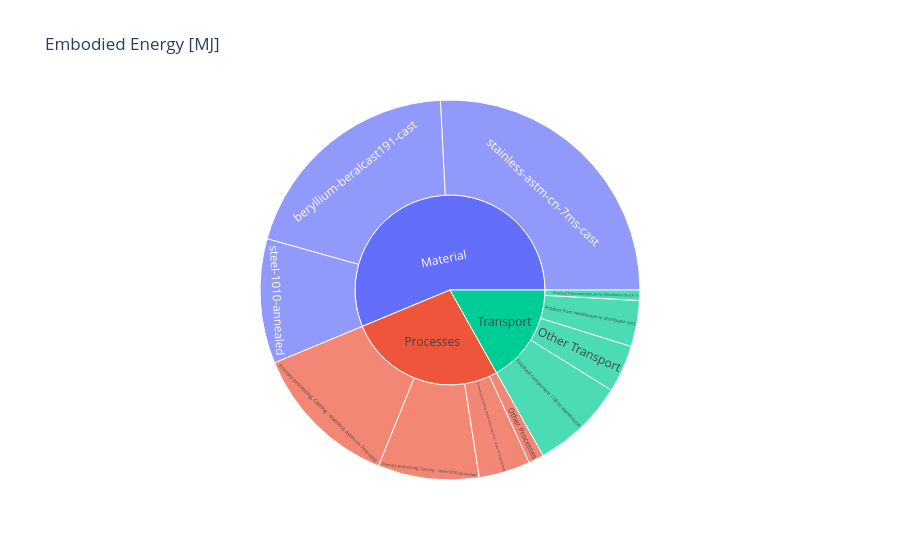

Notebook code for this chart:
### Markdown cell above
A sunburst chart presents hierarchical data radially.

### Code cell
import plotly.graph_objects as go

fig = go.Figure(
    go.Sunburst(
        labels=df_aggregated["Name"],
        parents=df_aggregated["Parent"],
        values=df_aggregated[EE_HEADER],
        branchvalues="total",
    ),
    layout_title_text=f"Embodied Energy [{ENERGY_UNIT}]",
)
fig.show()

### Figure 1 — Plotly figure (JSON) as saved in the notebook; plotly's stock layout.template omitted (floating-point values rounded to 4 significant figures)
{"data": [{"branchvalues": "total", "labels": ["Material", "Processes", "Transport", "stainless-astm-cn-7ms-cast", "beryllium-beralcast191-cast", "steel-1010-annealed", "Primary processing, Casting - stainless-astm-cn-7ms-cast", "Primary processing, Casting - steel-1010-annealed", "Primary processing, Metal extrusion, hot - steel-1010-annealed", "Other Processes", "Finished component 11B to warehouse", "Product from warehouse to distributor (air)", "Product from warehouse to distributor (truck 1)", "Other Transport"], "parents": ["", "", "", "Material", "Material", "Material", "Processes", "Processes", "Processes", "Processes", "Transport", "Transport", "Transport", "Transport"], "type": "sunburst", "values": [333.7, 159.5, 99.9, 153.0, 117.7, 62.93, 74.66, 51.09, 25.94, 7.78, 47.48, 23.25, 5.268, 23.89]}], "layout": {"title": {"text": "Embodied Energy [MJ]"}}}
